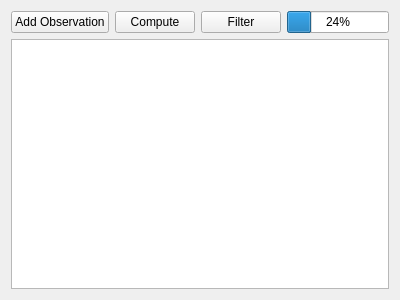
<?xml version="1.0" encoding="UTF-8"?>
<ui version="4.0">
 <class>Widget</class>
 <widget class="QWidget" name="Widget">
  <property name="geometry">
   <rect>
    <x>0</x>
    <y>0</y>
    <width>400</width>
    <height>300</height>
   </rect>
  </property>
  <property name="windowTitle">
   <string>Widget</string>
  </property>
  <layout class="QVBoxLayout" name="verticalLayout">
   <item>
    <layout class="QHBoxLayout" name="horizontalLayout">
     <item>
      <widget class="QPushButton" name="inputBtn">
       <property name="text">
        <string>Add Observation</string>
       </property>
      </widget>
     </item>
     <item>
      <widget class="QPushButton" name="computeBtn">
       <property name="text">
        <string>Compute</string>
       </property>
      </widget>
     </item>
     <item>
      <widget class="QPushButton" name="filter">
       <property name="text">
        <string>Filter</string>
       </property>
      </widget>
     </item>
     <item>
      <widget class="QProgressBar" name="progressBar">
       <property name="value">
        <number>24</number>
       </property>
      </widget>
     </item>
    </layout>
   </item>
   <item>
    <widget class="QGraphicsView" name="view"/>
   </item>
  </layout>
 </widget>
 <layoutdefault spacing="6" margin="11"/>
 <resources/>
 <connections/>
</ui>
